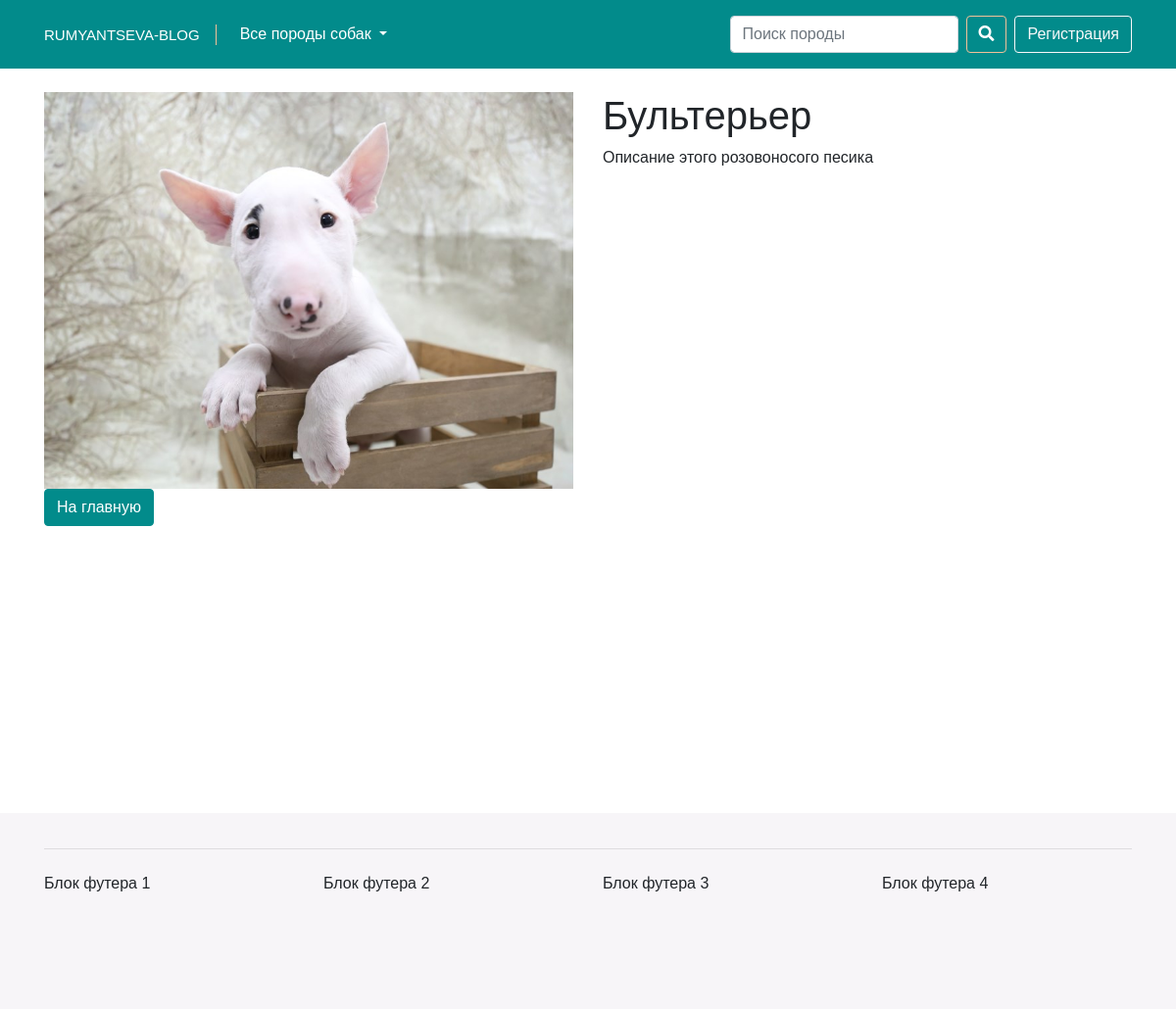
/details.php?id=45, run on an earlier commit of the app's database.
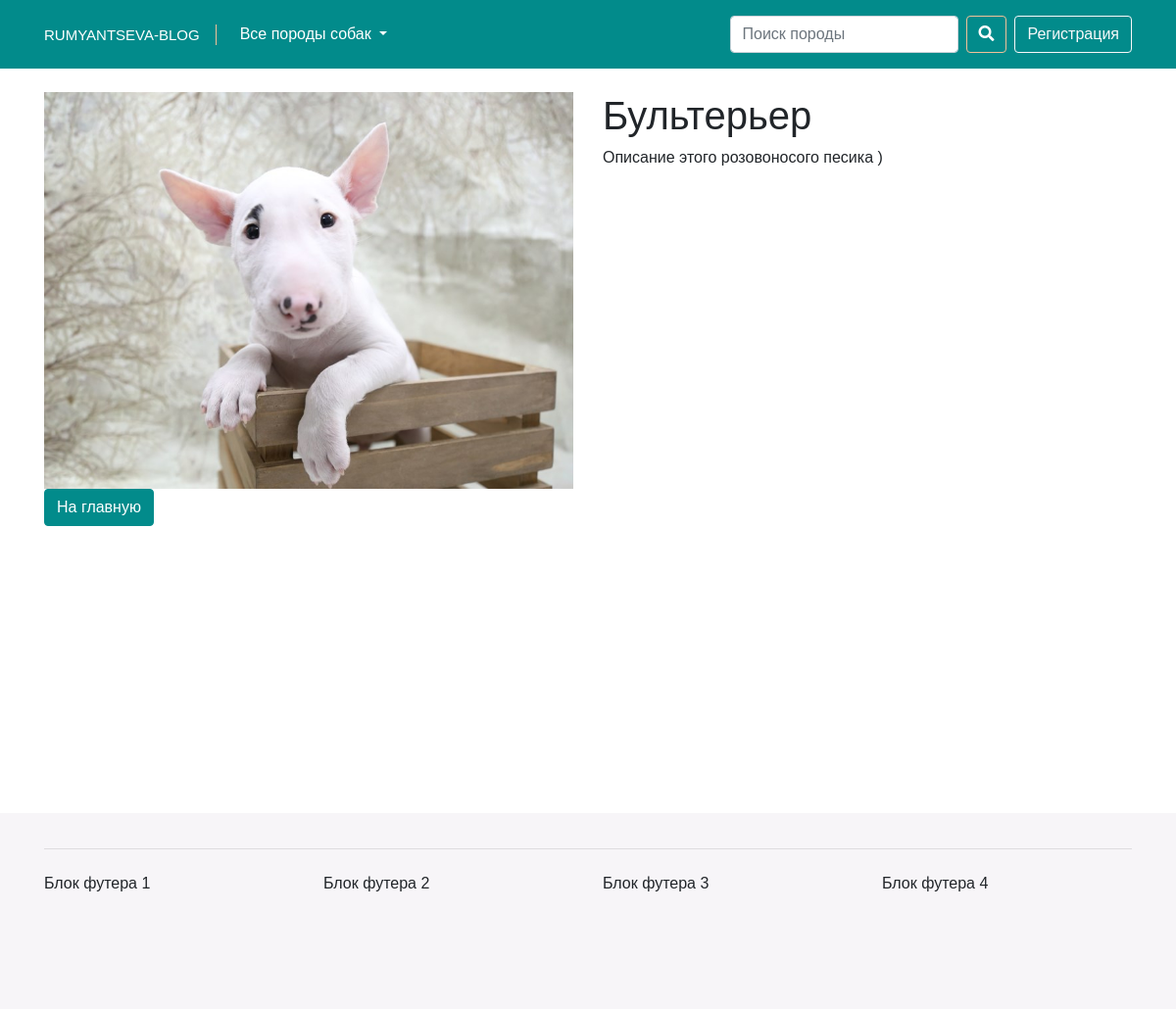
And on a later commit of the database.
### tables this page shows
CREATE TABLE `breeds` (
  `id` int(11) NOT NULL,
  `title` varchar(255) NOT NULL,
  `short_content` text NOT NULL,
  `content` text NOT NULL,
  `category_id` int(11) NOT NULL,
  `author_id` int(11) NOT NULL,
  `image` varchar(255) NOT NULL,
  `date` timestamp NOT NULL DEFAULT CURRENT_TIMESTAMP,
  `status` int(1) NOT NULL DEFAULT '1'
);

### details.php (the view, shortened to what this page needs)
<?php
$pdo = new PDO ("mysql:host=localhost;dbname=myblogloc;charset=utf8", "root", "root");
$statement = $pdo->prepare("SELECT * FROM breeds WHERE id=:id");
$statement->bindParam(":id", $_GET['id']);
$statement->execute();
$breed = $statement->fetch(PDO::FETCH_ASSOC);
?>
<!doctype html>
<html lang="ru">
<head>
	<link rel="stylesheet" href="https://stackpath.bootstrapcdn.com/bootstrap/4.1.3/css/bootstrap.min.css">
	<link rel="stylesheet" href="css/style.css">
	<link rel="stylesheet" href="https://use.fontawesome.com/releases/v5.6.3/css/all.css">
</head>
<body>
<nav class="navbar navbar-expand-lg navbar-dark bg-nav-custom sticky-top">
	<div class="container">
		<a class="navbar-brand navbar-brand-custom" href="/">Rumyantseva-blog</a>
		<div class="collapse navbar-collapse" id="navbarText">
			<ul class="navbar-nav mr-auto">
				<li class="nav-item dropdown active">
					<a class="nav-link dropdown-toggle" href="/" id="navbarDropdown" role="button" data-toggle="dropdown" aria-haspopup="true" aria-expanded="false">
						Все породы собак<span class="sr-only">(current)</span>
					</a>
				</li>
			</ul>
		</div>
		<form class="form-inline my-2 my-lg-0">
			<input class="form-control mr-sm-2" type="search" placeholder="Поиск породы" aria-label="Search">
			<button class="btn btn-outline-success btn-outline-custom my-2 my-sm-0" type="submit"><i class="fas fa-search"></i></button>
		</form>
		<span class="navbar-text ml-lg-2"><button type="button" class="btn btn-outline-light">Регистрация</button></span>
	</div>
</nav>
<div class="section pt-4">
	<div class="container">
		<div class="row">
			<div class="col-md-6">
				<div class="img-wrap">
					<img src="uploads/<?= $breed['image'];?>" alt="">
				</div>
			</div>
			<div class="col-md-6">
				<h1><?= $breed["title"]?></h1>
				<p><?= $breed["content"]?></p>
			</div>
		</div>
		<div class="row">
			<div class="col-12">
				<a class="btn btn-custom" href="/">На главную</a>
			</div>
		</div>
			</div>
		</div>
<footer class="footer">
	<div class="container">
		<hr class="my-4">
		<div class="row">
			<div class="col-3">Блок футера 1</div>
			<div class="col-3">Блок футера 2</div>
			<div class="col-3">Блок футера 3</div>
			<div class="col-3">Блок футера 4</div>
		</div>
	</div>
</footer>
</body>
</html>

### css/style.css (style rules this page uses)
body { font-family: 'lasco-regular', sans-serif; font-size: 16px; line-height: 1.4; }
a { color: #028b8b; }
.bg-nav-custom { background-color: #028b8b; }
.navbar-brand-custom { color: #fff; border-right: 1px solid #f1c198; padding: 0 1rem 0 0; text-transform: uppercase; font-size: 15px; }
.btn-outline-custom { color: #fff; background-color: transparent; background-image: none; border-color: #f1c198; }
.btn-custom { color: #fff; background-color: #028b8b; border-color: #028b8b; }
.section { min-height: 95vh; }
.img-wrap img { max-width: 100%; }
.footer { padding: 1% 0; min-height: 200px; background: #f7f5f8; }

What changed in the data, as far as the page shows it:
changed breeds "Бультерьер": content "Описание этого розовоносого песика" → "Описание этого розовоносого песика )"
